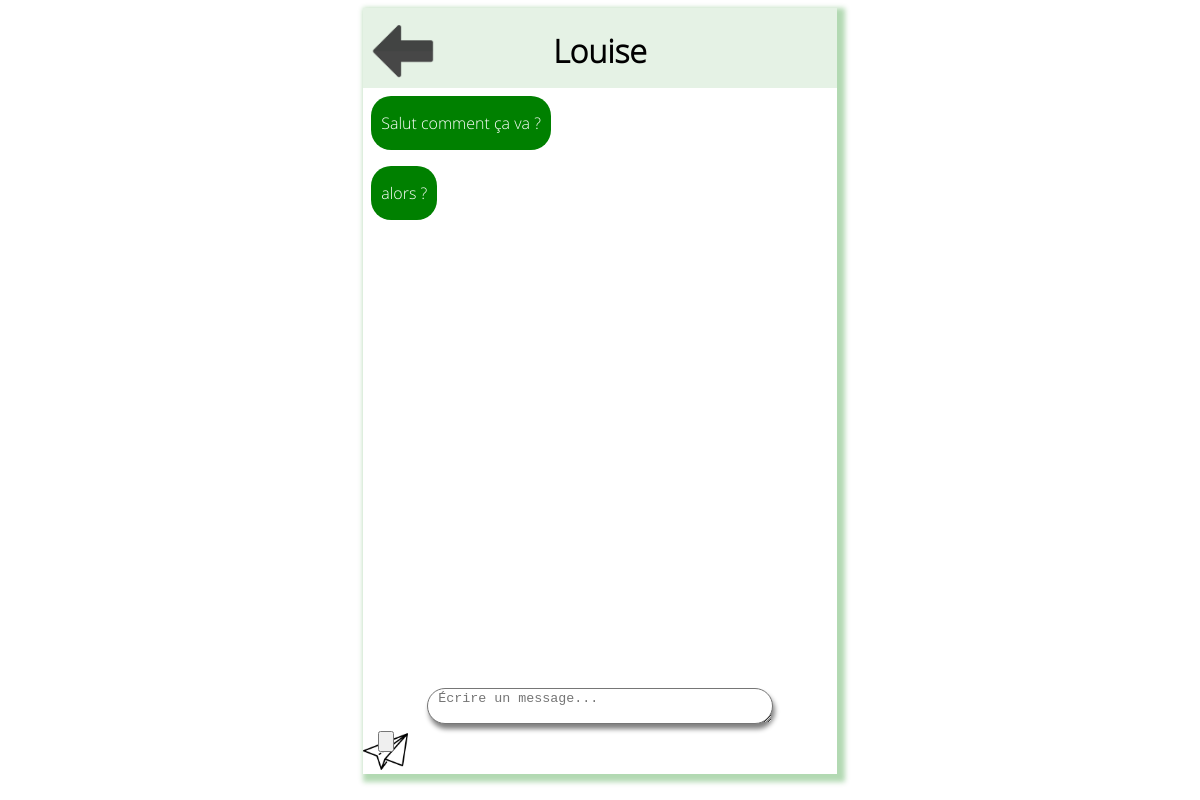
/Discussion/discussion.php?id=14 (signed in), run on the app's committed database.
### tables this page shows
CREATE TABLE IF NOT EXISTS `members` (
  `id` int(11) NOT NULL AUTO_INCREMENT,
  `pseudo` varchar(255) NOT NULL,
  `pass` varchar(255) NOT NULL,
  `email` varchar(255) NOT NULL,
  `date_inscription` datetime NOT NULL,
  `admin` tinyint(1) NOT NULL DEFAULT '0',
  PRIMARY KEY (`id`)
);

CREATE TABLE IF NOT EXISTS `messages` (
  `id` int(11) NOT NULL AUTO_INCREMENT,
  `id_sender` int(11) NOT NULL,
  `id_recipient` int(11) NOT NULL,
  `message` text NOT NULL,
  `date` datetime NOT NULL,
  PRIMARY KEY (`id`)
);

### Discussion/discussionFunc.php (the view, shortened to what this page needs)
<?php
	function preTraiter($str) {
		if (!empty($str)) {
			$str = trim($str);
			$str = htmlentities($str);
			$str = str_replace(["\\r\\n", "\\r", "\\n"], "<br/>", $str);
			$str = stripslashes($str);
		}
		return $str;
	}
	function debutContainer() {
		echo '<div id="container">';
	}
	function finContainer() {
		echo '</div>';
	}
	function afficherTitre($id2) {
		$bdd = connexionBDD();
		$row = false;
		$result = mysqli_query($bdd, "SELECT id, pseudo FROM members WHERE id=".$id2);
		if($result) {
			$row = mysqli_fetch_assoc($result);
		}
		echo '<div id="banner">';
		echo '<a id="left-arrow" href="../Messagerie/messagerie.php"></a>';
		echo '<div id="titre"><h1>'.$row['pseudo'].'</h1></div>';
		echo '</div>';
		return true;
	}
	function afficherMessages($id1, $id2) {
		$bdd = connexionBDD();
		$req = "SELECT *, DATE_FORMAT(date, '%d/%m/%Y %Hh%imin%ss') dateFormat FROM messages WHERE ".
			   "id_sender=".$id1." AND id_recipient=".$id2.
			   " OR id_sender=".$id2." AND id_recipient=".$id1.
			   " ORDER BY date DESC LIMIT 70";
		$req = "SELECT * FROM ($req)Var1 ORDER BY date";
		$result = mysqli_query($bdd, $req);
		$row = mysqli_fetch_assoc($result);
		echo '<div id="scroll">';
		if(!$row) {
			echo '<h1 id="no-message">Aucun message.</h1>';
		}
		else {
			do {
				$css = $id1 == $row['id_sender'] ? "senderMsg" : "recipientMsg";
				$msg = preTraiter($row['message']);
				echo '<div class="containerMsg">'.
					 '<div title="'.$row['dateFormat'].'" class="'.$css.'">'.
					 '<p>'.$msg.'</p>'.
					 '<input name="idRecipient" type="hidden" value="'.$id2.'" />'.
					 '<input name="idMsg" 	    type="hidden" value="'.$row['id'].'" />'.
					 '</form></div></div>';
			} while($row = mysqli_fetch_assoc($result));
		}
		echo '</div>';
		?>
		<?php
	}
	function afficherFormulaire() {
	?>
		<form id="msg-form" method="POST" action="<?php echo $_SERVER['REQUEST_URI']; ?>">
			<textarea name="message" id="message" placeholder="&Eacute;crire un message..." required></textarea>
			<div id="send_button">
				<input type="submit" name="send" value="" />
			</div>
		</form>
	<?php }
?>

### Discussion/discussion.css (style rules this page uses)
#container { width:40%; height:100%; margin:auto; box-shadow:4px 4px 5px 4px rgba(0, 128, 0, 0.3); }
#banner { background:rgba(0, 128, 0, 0.1); height:80px; }
#left-arrow { display:inline-block; width:80px; height:80px; background:url('left-arrow.png') no-repeat top left; background-size:80px; vertical-align:middle; }
#titre { display:inline-block; width: calc(100% - (80px)*2); text-align:center; vertical-align:middle; }
#scroll { display:flex; height:75vh; overflow-y:auto; overflow-x:hidden; flex-direction:column; }
.containerMsg { width:100%; padding:8px; }
.recipientMsg { display:block; text-align:left; float:left; max-width:70%; padding-left:10px; padding-right:10px; border-radius:20px; word-break: break-word; background:rgb(0, 128, 0); color:white; }
#msg-form { text-align:center; }
#message { display:inline-block; width:70%; border-radius:20px; padding-left:10px; box-shadow:2px 5px 5px grey; outline:none; }
#send_button { width:45px; height:45px; background: url('send-icon.png') no-repeat top left; background-size:45px; transition:background 0.1s; }

### data on the page
members: pseudo "Louise"
messages: str "Salut comment ça va ?"
messages: str "alors ?"
